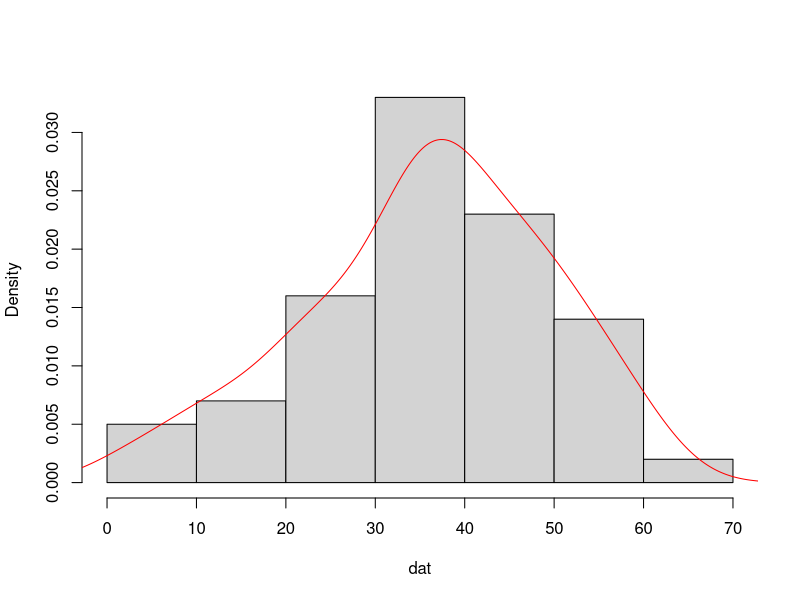
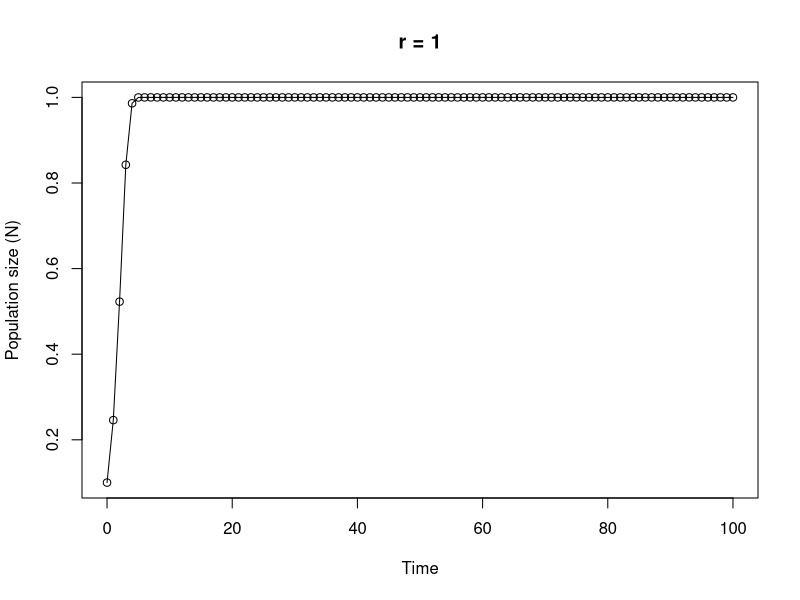

The R source for these figures, in order:
## ---- chunk 1
knitr::opts_chunk$set(echo=TRUE, message = FALSE, warning = FALSE, eval = FALSE, cache = FALSE)
## ---- chunk 2
    
    # area of a circle
    
    circle.area <- function(r){ 
    	pi * r^2
    }
    
## ---- chunk 3
    
    far.cent <- function(a){
    	val <- (a-32)*5/9
    	print(paste("Fahrenheit: ", round(a, digits = 3), "oF",sep = " "), quote = FALSE)# round 3dp
    	print(paste("Centigrade: ", round(val, digits = 3), "oC", sep = " "), quote = FALSE)# round 3dp
    }
    
    # alternative Fahrenheit to centigrade using cat function
    
    far.cent2 <- function(a){
    	val <- (a - 32) * 5/9	#calculation
    	cat("Fahrenheit: ", round(a, digits = 3), "oF", "\n")   # use cat function
    	cat("Centigrade: ", round(val, digits = 3), "oC", "\n")   
    }
    
## ---- chunk 4
    
    # Create a vector of normally distributed data
    # length 100, mean 35 and standard deviation of 29
    
    vals <- rnorm(100, 35, 15)	# create some norm dist data mean 35, sd = 15
    
    summary.fun <- function(dat){
    	mymean <- round(mean(dat), digits = 4)      	# calc mean
    	mymedian <- round(median(dat), digits = 4)    # calc median
    	mymin <- round(min(dat), digits = 4)          # calc min
    	mymax <- round(max(dat), digits = 4)          # calc max
    	print(paste("mean:", mymean, sep = " "), quote = FALSE)     # print mean
    	print(paste("median:", mymedian, sep = " "), quote = FALSE)     # print median
    	print(paste("range:", "from:", mymin, "to", mymax, sep = " "), quote = FALSE) 
    	dens <- density(dat)                          # estimate density curve
    	hist(dat, main = "",type = "l",freq = FALSE)  # plot histogram
    	lines(dens, lty = 1, col = "red")             # plot density curve
    }
    
    # use the function
    summary.fun(vals)
## ---- chunk 5
    
    # calculate a median
    
    ourmedian <- function(x){
    	n <- length(x)
    	if (n %% 2 == 1)      # odd numbers
    	  sort(x)[(n + 1)/2]  # find the middle number by adding 1 to length and div 2
    	else {                # even numbers
    	  middletwo <- sort(x)[(n/2) + 0:1]   #find the two middle numbers
    	  mean(middletwo)
    	  }
    }
    
    # use the function
    mydat <- sample(1:50, size = 10, replace = TRUE )
    
    # our function
    ourmedian(mydat)
    
    # R median function
    median(mydat)
## ---- chunk 6
    
    # function to simulate Ricker model
    
    Ricker.model <- function(nzero, r, time, K=1){     # sets initial parameters
      N <- numeric(time + 1)    # creates a real vector of length time+1 to store values of Nt+1
      N[1] <- nzero             # sets initial population size in first element of N
      for (i in 1:time) {				# loops over time
          N[i+1] <- N[i]*exp(r*(1 - N[i]/K))    
      }
      Time <- 0:time   					 # creates vector for x axis
      plot(Time, N, type = "o", xlim = c(0, time), xlab = "Time", ylab = "Population size (N)", main = paste("r =", r, sep=" "))   # plots     output
    }
    
    # To run
    # play around with the different parameters, especially r
    Ricker.model(nzero=0.1,r=1,time=100)
    
